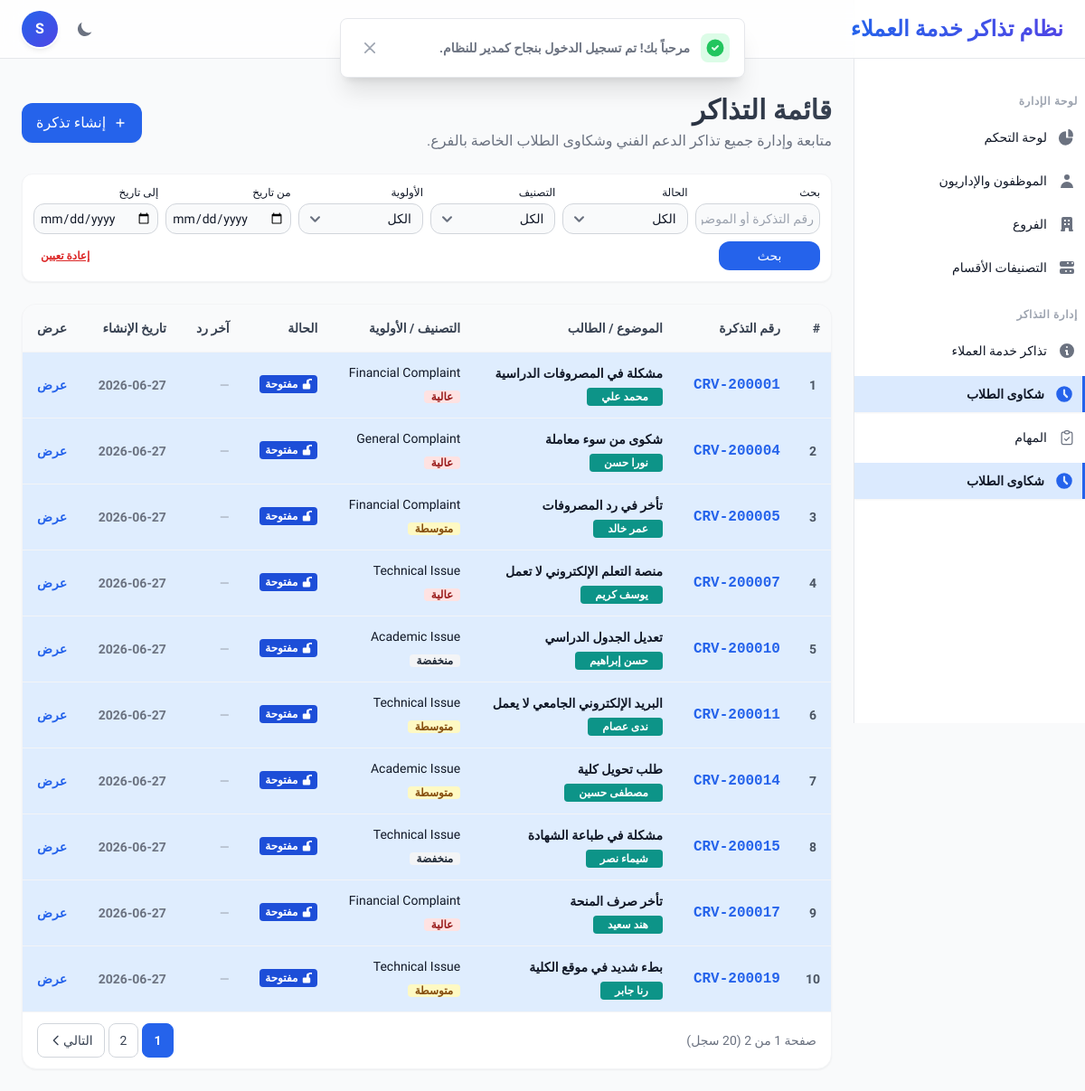
The app's page /support/tickets.php?type=student (signed in) with its own data.
### tables this page shows
CREATE TABLE IF NOT EXISTS `student_tickets` (
    `id` INT AUTO_INCREMENT PRIMARY KEY,
    `branch_id` INT NOT NULL,
    `category_id` INT NOT NULL,
    `ticket_number` VARCHAR(50) UNIQUE NOT NULL,
    `student_name` VARCHAR(255) NOT NULL,
    `national_id` VARCHAR(20) NOT NULL,
    `student_code` VARCHAR(100) NULL,
    `contact_phone` VARCHAR(30) NOT NULL,
    `subject` VARCHAR(255) NOT NULL,
    `description` TEXT NOT NULL,
    `priority` ENUM('low','medium','high') DEFAULT 'medium',
    `status` ENUM('open','in_progress','closed') DEFAULT 'open',
    `last_reply_by` INT NULL,
    `last_reply_at` DATETIME NULL,
    `closed_at` DATETIME NULL,
    `created_at` TIMESTAMP DEFAULT CURRENT_TIMESTAMP,
    CONSTRAINT `fk_student_tickets_branch` FOREIGN KEY (`branch_id`) REFERENCES `branches` (`id`) ON DELETE CASCADE,
    CONSTRAINT `fk_student_tickets_category` FOREIGN KEY (`category_id`) REFERENCES `categories` (`id`),
    CONSTRAINT `fk_student_tickets_reply_by` FOREIGN KEY (`last_reply_by`) REFERENCES `employees` (`id`) ON DELETE SET NULL
);

CREATE TABLE IF NOT EXISTS `categories` (
    `id` INT AUTO_INCREMENT PRIMARY KEY,
    `name` VARCHAR(150) NOT NULL,
    `type` ENUM('student','support') NOT NULL,
    `status` ENUM('active','inactive') DEFAULT 'active',
    `created_at` TIMESTAMP DEFAULT CURRENT_TIMESTAMP
);

### support/tables/student_tickets.php (the view, shortened to what this page needs)
<?php
$pageParams = get_pagination_params(10);
$where = [];
$where_clause = $where ? implode(' AND ', $where) : '1=1';
$tickets = [];
try {
    $stmt = $db->prepare("
        SELECT st.*, c.name as category_name, st.student_name, st.national_id, st.student_code, st.contact_phone,
            (SELECT name FROM employees WHERE id = st.last_reply_by) as last_reply_name
        FROM student_tickets st
        JOIN categories c ON st.category_id = c.id
        WHERE {$where_clause}
        ORDER BY FIELD(st.status, 'open', 'in_progress', 'closed'), COALESCE(st.last_reply_at, st.created_at) DESC
        LIMIT :limit OFFSET :offset
    ");
    $stmt->bindValue(':limit', $pageParams['perPage'], PDO::PARAM_INT);
    $stmt->bindValue(':offset', $pageParams['offset'], PDO::PARAM_INT);
    $stmt->execute();
    $tickets = $stmt->fetchAll();
} catch (PDOException $e) {
    error_log("Student tickets query error: " . $e->getMessage());
}
?>
<div class="bg-white border border-gray-100 rounded-2xl shadow-sm dark:bg-gray-800 dark:border-gray-700 overflow-hidden">
    <div class="overflow-x-auto">
        <table class="w-full text-base text-right text-gray-500 dark:text-gray-400">
            <thead class="text-sm text-gray-700 uppercase bg-gray-50 dark:bg-gray-700 dark:text-gray-400 border-b border-gray-100 dark:border-gray-700">
                <tr>
                    <th scope="col" class="px-3 py-4 w-10">#</th>
                    <th scope="col" class="px-4 py-4">رقم التذكرة</th>
                    <th scope="col" class="px-4 py-4">الموضوع / الطالب</th>
                    <th scope="col" class="px-4 py-4">التصنيف / الأولوية</th>
                    <th scope="col" class="px-4 py-4">الحالة</th>
                    <th scope="col" class="px-4 py-4">آخر رد</th>
                    <th scope="col" class="px-4 py-4">تاريخ الإنشاء</th>
                    <th scope="col" class="px-4 py-4 text-left">عرض</th>
                </tr>
            </thead>
            <tbody class="divide-y divide-gray-100 dark:divide-gray-700">
                <?php if (empty($tickets)): ?>
                    <tr>
                        <td colspan="8" class="px-4 py-8 text-center text-gray-500 dark:text-gray-400">
                            لا توجد شكاوى طلابية تطابق معايير البحث.
                        </td>
                    </tr>
                <?php else: ?>
                    <?php $i = $pageParams['offset'] + 1; ?>
                    <?php foreach ($tickets as $t): ?>
                        <?php
                        $row_bg = match($t['status']) {
                            'open' => 'bg-blue-200/50 hover:bg-blue-300/60 dark:bg-blue-900/25 dark:hover:bg-blue-900/40',
                            'in_progress' => 'bg-yellow-200/50 hover:bg-yellow-300/60 dark:bg-yellow-900/25 dark:hover:bg-yellow-900/40',
                            'closed' => 'bg-green-200/50 hover:bg-green-300/60 dark:bg-green-900/25 dark:hover:bg-green-900/40',
                            default => 'hover:bg-gray-50/50 dark:hover:bg-gray-700/30'
                        };
                        $badge_bg = match($t['status']) {
                            'open' => 'bg-blue-700 text-white dark:bg-blue-500 dark:text-white',
                            'in_progress' => 'bg-yellow-600 text-white dark:bg-yellow-500 dark:text-white',
                            'closed' => 'bg-green-700 text-white dark:bg-green-500 dark:text-white',
                            default => ''
                        };
                        ?>
                        <tr class="<?php echo $row_bg; ?> transition-colors">
                            <td class="px-3 py-3 text-sm text-gray-600 font-bold dark:text-gray-500 text-center"><?php echo $i++; ?></td>
                            <td class="px-4 py-3 font-mono text-base font-semibold"><a href="<?php echo BASE_URL; ?>support/ticket-view.php?id=<?php echo $t['id']; ?>&type=student" class="text-blue-600 dark:text-blue-400 hover:underline"><?php echo htmlspecialchars($t['ticket_number']); ?></a></td>
                            <td class="px-4 py-3">
                                <div class="text-sm font-semibold text-gray-900 dark:text-white truncate max-w-xs"><?php echo htmlspecialchars($t['subject']); ?></div>
                                <div class="text-xs dark:text-gray-400 mt-1.5 font-bold bg-teal-600 text-white rounded w-fit px-4 py-0.5"><?php echo htmlspecialchars($t['student_name']); ?></div>
                            </td>
                            <td class="px-4 py-3">
                                <div class="text-sm font-medium text-gray-900 dark:text-white"><?php echo htmlspecialchars($t['category_name']); ?></div>
                                <div class="mt-1">
                                    <?php if ($t['priority'] === 'high'): ?>
                                        <span class="px-2 text-xs font-bold rounded bg-red-100 text-red-800 dark:bg-red-900 dark:text-red-200">عالية</span>
                                    <?php elseif ($t['priority'] === 'medium'): ?>
                                        <span class="px-2 text-xs font-bold rounded bg-yellow-100 text-yellow-800 dark:bg-yellow-900 dark:text-yellow-200">متوسطة</span>
                                    <?php else: ?>
                                        <span class="px-2 text-xs font-bold rounded bg-gray-100 text-gray-800 dark:bg-gray-700 dark:text-gray-300">منخفضة</span>
                                    <?php endif; ?>
                                </div>
                            </td>
                            <td class="px-4 py-3">
                                <span class="px-1.5 py-0.5 text-xs font-bold rounded inline-flex items-center gap-1 <?php echo $badge_bg; ?>">
                                    <?php if ($t['status'] === 'closed'): ?>
                                        <svg class="w-3 h-3" fill="currentColor" viewBox="0 0 20 20"><path fill-rule="evenodd" d="M10 1a4.5 4.5 0 00-4.5 4.5V9H5a2 2 0 00-2 2v6a2 2 0 002 2h10a2 2 0 002-2v-6a2 2 0 00-2-2h-.5V5.5a3 3 0 016 0V7a1 1 0 102 0V5.5A4.5 4.5 0 0014.5 1z" clip-rule="evenodd"/></svg>
                                    <?php elseif ($t['status'] === 'in_progress'): ?>
                                        <svg class="w-3 h-3" fill="currentColor" viewBox="0 0 20 20"><path fill-rule="evenodd" d="M10 18a8 8 0 100-16 8 8 0 000 16zm1-12a1 1 0 10-2 0v4a1 1 0 00.293.707l2.828 2.829a1 1 0 101.415-1.415L11 9.586V6z" clip-rule="evenodd"/></svg>
                                    <?php else: ?>
                                        <svg class="w-3 h-3" fill="currentColor" viewBox="0 0 20 20"><path fill-rule="evenodd" d="M14.5 1A4.5 4.5 0 0010 5.5V9H5a2 2 0 00-2 2v6a2 2 0 002 2h10a2 2 0 002-2v-6a2 2 0 00-2-2h-.5V5.5a3 3 0 016 0V7a1 1 0 102 0V5.5A4.5 4.5 0 0014.5 1z" clip-rule="evenodd"/></svg>
                                    <?php endif; ?>
                                    <?php echo $status_labels[$t['status']]; ?>
                                </span>
                            </td>
                            <td class="px-4 py-3 text-sm"><?php if ($t['last_reply_at']): ?><span class="font-medium"><?php echo htmlspecialchars($t['last_reply_name']); ?></span><br><span class="text-gray-500"><?php echo date('Y-m-d', strtotime($t['last_reply_at'])); ?></span><?php else: ?><span class="text-gray-400">—</span><?php endif; ?></td>
                            <td class="px-4 py-3 text-sm font-bold"><?php echo date('Y-m-d', strtotime($t['created_at'])); ?></td>
                            <td class="px-4 py-3 text-left">
                                <a href="<?php echo BASE_URL; ?>support/ticket-view.php?id=<?php echo $t['id']; ?>&type=student" class="text-blue-600 dark:text-blue-400 hover:underline text-sm font-bold">عرض</a>
                            </td>
                        </tr>
                    <?php endforeach; ?>
                <?php endif; ?>
            </tbody>
        </table>
    </div>
</div>

### includes/header.php (style rules this page uses)
body { font-family: 'Cairo', sans-serif; }

### records on screen
student_tickets: ticket_number "CRV-200001", subject "مشكلة في المصروفات الدراسية", student_name "محمد علي", category.name "Financial Complaint", priority "عالية", status "مفتوحة", created_at "2026-06-27"
student_tickets: ticket_number "CRV-200004", subject "شكوى من سوء معاملة", student_name "نورا حسن", category.name "General Complaint", priority "عالية", status "مفتوحة", created_at "2026-06-27"
student_tickets: ticket_number "CRV-200005", subject "تأخر في رد المصروفات", student_name "عمر خالد", category.name "Financial Complaint", priority "متوسطة", status "مفتوحة", created_at "2026-06-27"
student_tickets: ticket_number "CRV-200007", subject "منصة التعلم الإلكتروني لا تعمل", student_name "يوسف كريم", category.name "Technical Issue", priority "عالية", status "مفتوحة", created_at "2026-06-27"
student_tickets: ticket_number "CRV-200010", subject "تعديل الجدول الدراسي", student_name "حسن إبراهيم", category.name "Academic Issue", priority "منخفضة", status "مفتوحة", created_at "2026-06-27"
student_tickets: ticket_number "CRV-200011", subject "البريد الإلكتروني الجامعي لا يعمل", student_name "ندى عصام", category.name "Technical Issue", priority "متوسطة", status "مفتوحة", created_at "2026-06-27"
student_tickets: ticket_number "CRV-200014", subject "طلب تحويل كلية", student_name "مصطفى حسين", category.name "Academic Issue", priority "متوسطة", status "مفتوحة", created_at "2026-06-27"
student_tickets: ticket_number "CRV-200015", subject "مشكلة في طباعة الشهادة", student_name "شيماء نصر", category.name "Technical Issue", priority "منخفضة", status "مفتوحة", created_at "2026-06-27"
student_tickets: ticket_number "CRV-200017", subject "تأخر صرف المنحة", student_name "هند سعيد", category.name "Financial Complaint", priority "عالية", status "مفتوحة", created_at "2026-06-27"
student_tickets: ticket_number "CRV-200019", subject "بطء شديد في موقع الكلية", student_name "رنا جابر", category.name "Technical Issue", priority "متوسطة", status "مفتوحة", created_at "2026-06-27"

### other values on screen
mb_substr($_SESSION['user_name'] ?? 'م', 0, 1, 'UTF-8') "S"
$totalRecords "20"
$_SESSION['success'] "مرحباً بك! تم تسجيل الدخول بنجاح كمدير للنظام."
